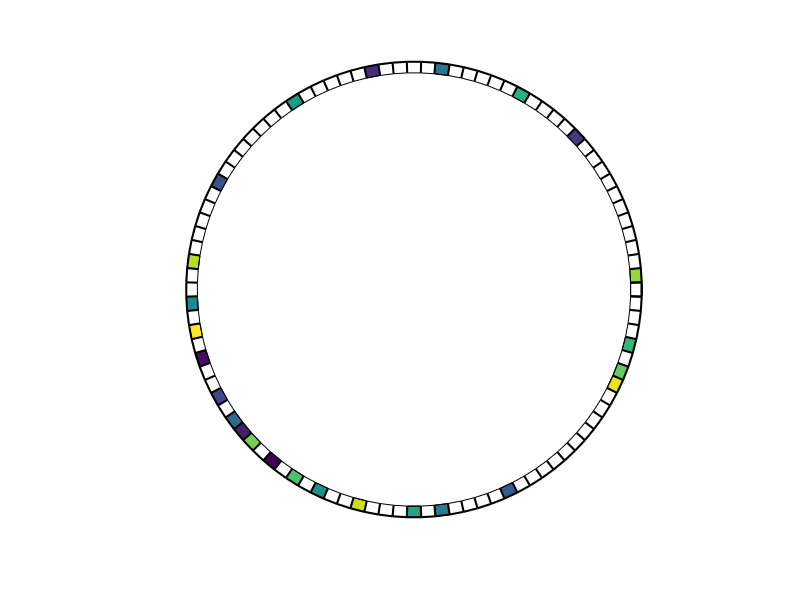
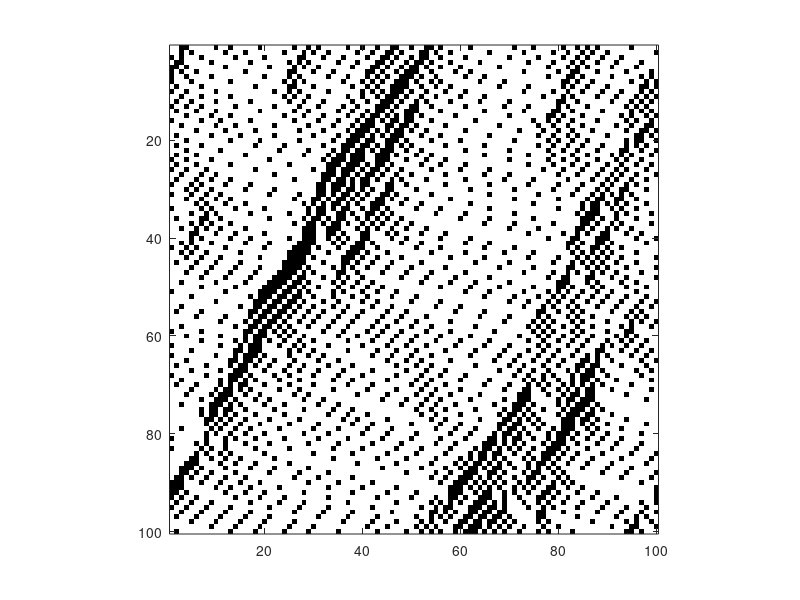

The MATLAB script that drew these images, in order:
function [rho, flux, vmean] = ns(rho, p, L, tmax, animation, spacetime)
%
% NS: This script implements the Nagel Schreckenberg cellular automata based
% traffic model. Car move forward governed by NS algorithm:
% 
%   1. Acceleration. If the vehicle can speed up without hitting the speed 
%      limit vmax it will add one to its velocity, vn -> vn + 1. Otherwise, 
%      the vehicle has constant speed, vn -> vn.
%
%   2. Collision prevention. If the distance between the vehicle and the car
%      ahead of it, dn, is less than or equal to vn , i.e. the nth vehicle
%      will collide if it doesn't slow down, then vn -> dn - 1.
%
%   3. Random slowing. Vehicles often slow for non-traffic reasons (cell 
%      phones, coffee mugs, even laptops) and drivers occasionally make 
%      irrational choices. With some probability pbrake, vn -> vn - 1,
%      presuming vn > 0.
%
%   4. Vehicle movement. The vehicles are deterministically moved by their 
%      velocities, xn -> xn + vn .
%
% USAGE: flux = ns(rho, p, L, tmax, isdraw)
%        rho       = density of the traffic
%        p         = probability of random braking
%        L         = length of the load
%        tmax      = number of the iterations
%        animation = if show the animation of the traffic
%        spacetime = if plot the space-time after the simuation ended.
%        flux      = flux of the traffic
%
% zhou lvwen: zhou.lv.wen@gmail.com
%

if nargin == 0; 
    rho = 0.25; p = 0.25; L = 100; tmax = 100; 
    animation = true; spacetime = true;
end

vmax = 5;                  % maximun speed
% place a distribution with density
ncar = round(L*rho);
rho = ncar/L;

x = sort(randsample(1:L, ncar));
v = vmax * ones(1,ncar);   % start everyone initially at vmax

if animation; h = plotcirc(L,x,0.1); end

flux = 0;                  % number of cars that pass through the end
vmean = 0;
road = zeros(tmax, L);

for t = 1:tmax
    % acceleration
    v = min(v+1, vmax);
    
    %collision prevention
    gaps = gaplength(x,L); % determine the space wehicles have to move
    v = min(v, gaps-1);
    
    % random speed drops
    vdrops = ( rand(1,ncar)<p );
    v = max(v-vdrops,0);
    
    % update the position
    x = x + v;
    passed = x>L;               % cars passed at time r
    x(passed) = x(passed) - L;  % periodic boundary conditions
    
    if t>tmax/2
        flux = flux + sum(v/L); %flux = flux + sum(passed); 
        vmean = vmean + mean(v);
    end
    road(t,x) = 1;
    
    if animation; h = plotcirc(L,x,0.1,h); end
end
flux = flux/(tmax/2);
vmean = vmean/(tmax/2);

if spacetime; figure;imagesc(road);colormap([1,1,1;0,0,0]);axis image; end

% -------------------------------------------------------------------------

function gaps = gaplength(x,L)
% 
% GAPLENGTH: determine the gaps between vehicles
%
ncar = length(x);
gaps=zeros(1, ncar);
if ncar>0
    gaps = x([2:end 1]) -x;
    gaps(gaps<=0) = gaps(gaps<=0)+L;
end

% -------------------------------------------------------------------------

function h = plotcirc(L,x,dt,h)
W = 0.05;  R = 1;
ncar = length(x);

theta = [(0-pi/L) : 2*pi/L : (2*pi+pi/L)];
xc = cos(theta);     yc = sin(theta);
xinner = (R-W/2)*xc; yinner = (R-W/2)*yc;
xouter = (R+W/2)*xc; youter = (R+W/2)*yc;

if nargin == 3
    color = randperm(ncar);
    xi = [xinner(x);  xinner(x+1); xouter(x+1); xouter(x)];
    yi = [yinner(x);  yinner(x+1); youter(x+1); youter(x)];
    h = fill(xi,yi, color); hold on
    plot(xinner,yinner, 'k', xouter,youter, 'k','linewidth',1.5)
    plot([xinner; xouter], [yinner; youter],'k','linewidth',1.5)
    axis image; axis((R+2*W)*[-1 1 -1 1]); axis off
else
    xi = [xinner(x);  xinner(x+1); xouter(x+1); xouter(x)];
    yi = [yinner(x);  yinner(x+1); youter(x+1); youter(x)];
    for i=1:ncar;  set(h(i),'xdata',xi(:,i),'ydata',yi(:,i));  end
end
pause(dt)
